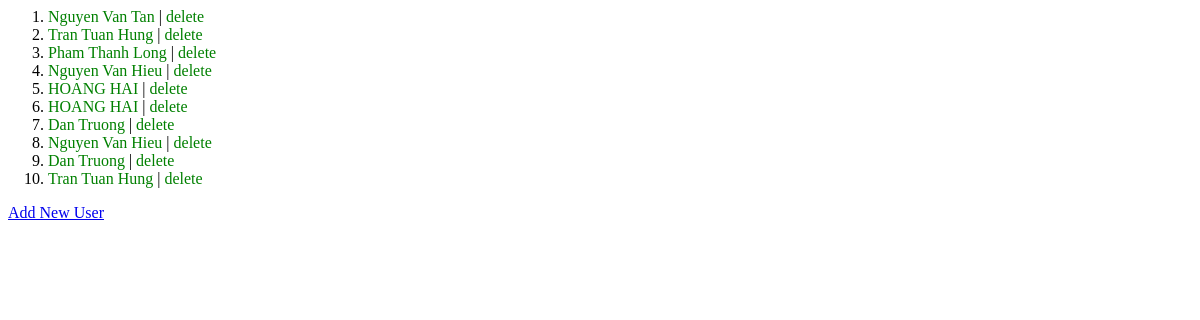
Before: /asigm_1_app/ with the older database file.
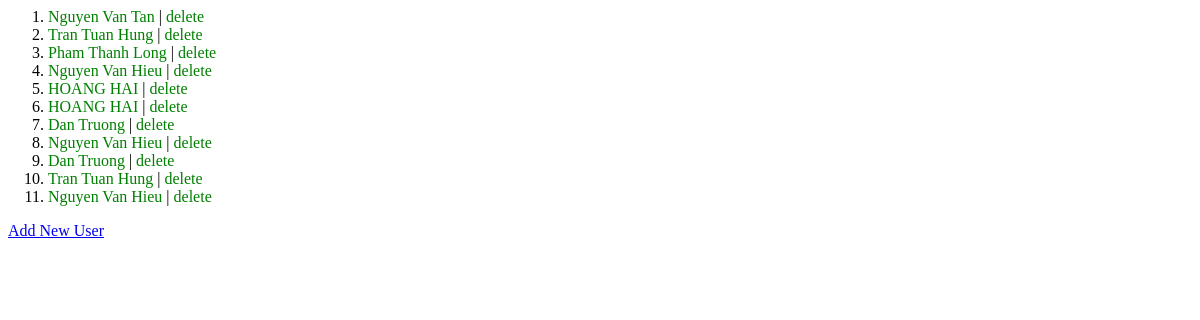
After: the same page with the newer database file.
### asigm_1_app/models.py (models this page shows)
class Person(models.Model):
    name = models.CharField(max_length=100)
    age = models.IntegerField()
    address = models.CharField(max_length=200)
    mobile_number = models.CharField(max_length=50)

### asigm_1_app/views.py (the view)
# urls.py: path('', views.index, name='index'),
def index(request):
    latest_person_list = Person.objects.all().values()
    context = {'latest_person_list': latest_person_list}
    return render(request, 'asigm_1_app/index.html', context)

### asigm_1_app/templates/asigm_1_app/index.html
{% load static %}
<link rel="stylesheet" type="text/css" href="{% static 'asigm_1_app/style.css' %}" />
{% if latest_person_list %}
<ol>
    {% for person in latest_person_list %}
    <li><a href="{% url 'asigm:detail' person.id %}" style="text-decoration: none">{{ person.name }}</a> | <a
            href="delete/{{ person.id }}" style="text-decoration: none">delete</a></li>
    {% endfor %}
</ol>
{% else %}
<p>No Data.</p>
{% endif %}
<a href="{% url 'asigm:adduser' %} ">Add New User</a>

Changed rows visible on the page:
added Person: name "Nguyen Van Hieu"
